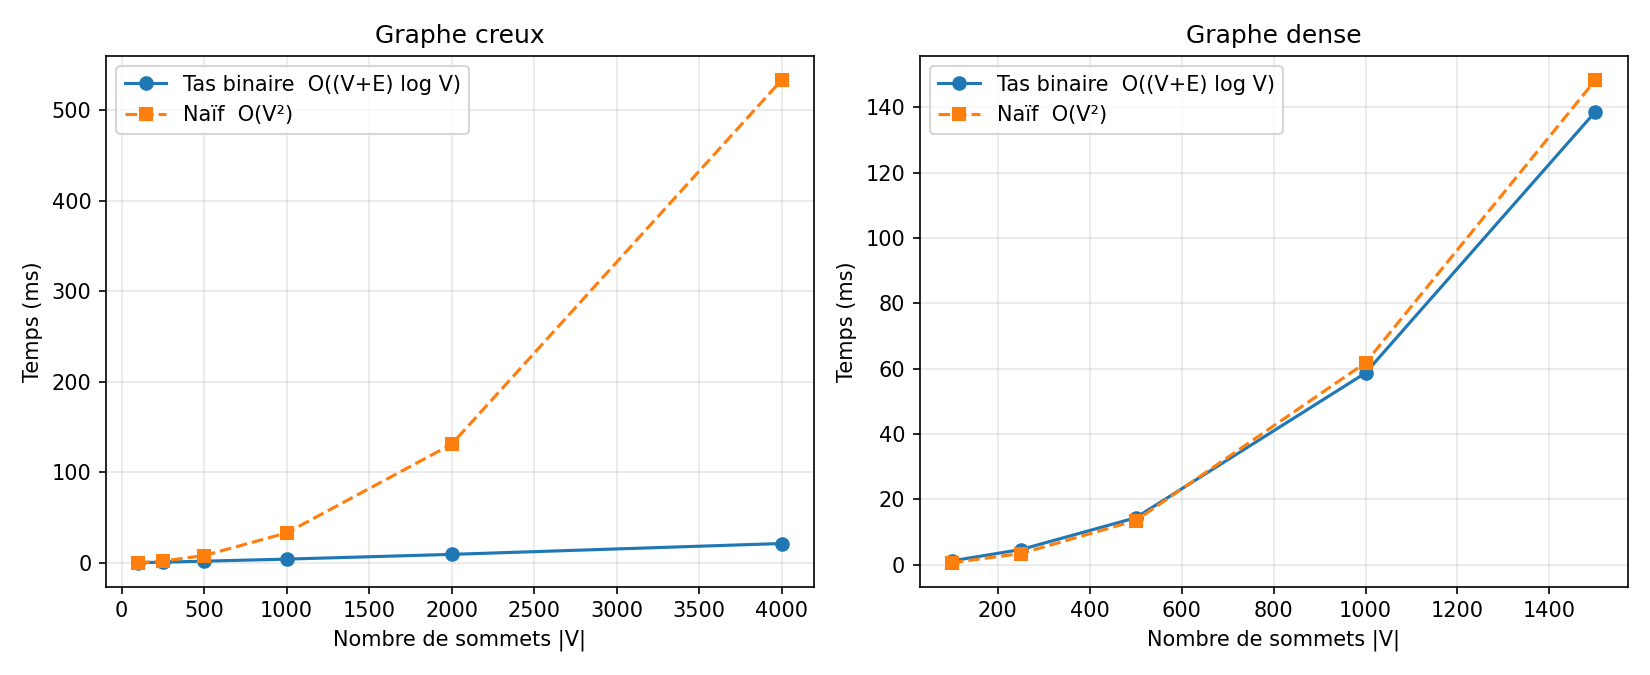

Recreate this plot in Python.
"""
Benchmark : Dijkstra avec tas binaire O((V+E) log V)  vs  version naïve O(V²).

Deux familles de graphes :
  - creux  (|E| ≈ 2|V|)    : ressemble à un vrai réseau de pistes
  - denses (|E| ≈ |V|²/4)  : chaque paire de sommets reliée avec probabilité 0,5

Lancer :  python -m benchmark.benchmark
Produit :  benchmark/results.csv  et  benchmark/benchmark.png
"""

import csv
import time
from pathlib import Path

from queenbee_routing.dijkstra import dijkstra
from queenbee_routing.dijkstra_naive import dijkstra_naive
from queenbee_routing.generator import dense_graph, sparse_graph

SPARSE_SIZES = [100, 250, 500, 1000, 2000, 4000]
DENSE_SIZES = [100, 250, 500, 1000, 1500]
REPEATS = 3
OUTPUT_DIR = Path(__file__).resolve().parent


def measure_ms(algorithm, graph, source):
    """Meilleur temps sur REPEATS exécutions (limite le bruit de la machine)."""
    best = float("inf")
    for _ in range(REPEATS):
        start = time.perf_counter()
        algorithm(graph, source)  # sans cible : on calcule tout l'arbre des chemins
        best = min(best, time.perf_counter() - start)
    return best * 1000


def run():
    rows = []
    for kind, sizes, build in [("creux", SPARSE_SIZES, sparse_graph),
                               ("dense", DENSE_SIZES, dense_graph)]:
        for n in sizes:
            graph = build(n)
            heap_ms = measure_ms(dijkstra, graph, 0)
            naive_ms = measure_ms(dijkstra_naive, graph, 0)
            row = {"type": kind, "V": n, "E": graph.edge_count(),
                   "tas_ms": round(heap_ms, 3), "naif_ms": round(naive_ms, 3),
                   "rapport_naif_sur_tas": round(naive_ms / heap_ms, 2)}
            rows.append(row)
            print(row)

    with open(OUTPUT_DIR / "results.csv", "w", newline="", encoding="utf-8") as f:
        writer = csv.DictWriter(f, fieldnames=rows[0].keys())
        writer.writeheader()
        writer.writerows(rows)

    plot(rows)


def plot(rows):
    import matplotlib
    matplotlib.use("Agg")  # génère l'image sans ouvrir de fenêtre
    import matplotlib.pyplot as plt

    fig, axes = plt.subplots(1, 2, figsize=(11, 4.5))
    for ax, kind in zip(axes, ["creux", "dense"]):
        data = [r for r in rows if r["type"] == kind]
        v = [r["V"] for r in data]
        ax.plot(v, [r["tas_ms"] for r in data], "o-", label="Tas binaire  O((V+E) log V)")
        ax.plot(v, [r["naif_ms"] for r in data], "s--", label="Naïf  O(V²)")
        ax.set_title(f"Graphe {kind}")
        ax.set_xlabel("Nombre de sommets |V|")
        ax.set_ylabel("Temps (ms)")
        ax.grid(alpha=0.3)
        ax.legend()
    fig.tight_layout()
    fig.savefig(OUTPUT_DIR / "benchmark.png", dpi=150)
    print(f"Graphique enregistré : {OUTPUT_DIR / 'benchmark.png'}")


if __name__ == "__main__":
    run()
